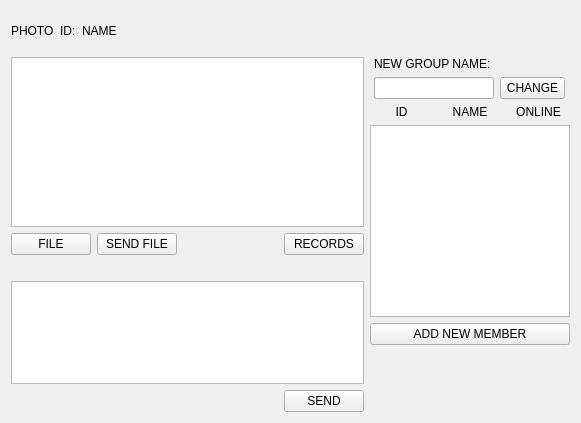
<?xml version="1.0" encoding="UTF-8"?>
<ui version="4.0">
 <class>group_chat</class>
 <widget class="QWidget" name="group_chat">
  <property name="geometry">
   <rect>
    <x>0</x>
    <y>0</y>
    <width>581</width>
    <height>423</height>
   </rect>
  </property>
  <property name="windowTitle">
   <string>group_chat</string>
  </property>
  <layout class="QHBoxLayout" name="horizontalLayout_13">
   <item>
    <layout class="QVBoxLayout" name="verticalLayout_3">
     <property name="sizeConstraint">
      <enum>QLayout::SetFixedSize</enum>
     </property>
     <item>
      <layout class="QHBoxLayout" name="horizontalLayout_10">
       <item>
        <layout class="QHBoxLayout" name="horizontalLayout_5">
         <item>
          <widget class="QLabel" name="photo">
           <property name="minimumSize">
            <size>
             <width>40</width>
             <height>40</height>
            </size>
           </property>
           <property name="text">
            <string>PHOTO</string>
           </property>
          </widget>
         </item>
         <item>
          <widget class="QLabel" name="id">
           <property name="text">
            <string>ID:</string>
           </property>
          </widget>
         </item>
         <item>
          <widget class="QLabel" name="name">
           <property name="text">
            <string>NAME</string>
           </property>
          </widget>
         </item>
         <item>
          <spacer name="horizontalSpacer_4">
           <property name="orientation">
            <enum>Qt::Horizontal</enum>
           </property>
           <property name="sizeHint" stdset="0">
            <size>
             <width>40</width>
             <height>20</height>
            </size>
           </property>
          </spacer>
         </item>
         <item>
          <spacer name="verticalSpacer_3">
           <property name="orientation">
            <enum>Qt::Vertical</enum>
           </property>
           <property name="sizeHint" stdset="0">
            <size>
             <width>20</width>
             <height>30</height>
            </size>
           </property>
          </spacer>
         </item>
        </layout>
       </item>
      </layout>
     </item>
     <item>
      <layout class="QHBoxLayout" name="hLayout">
       <item>
        <layout class="QVBoxLayout" name="vLayout1">
         <property name="leftMargin">
          <number>0</number>
         </property>
         <item>
          <layout class="QHBoxLayout" name="horizontalLayout_6">
           <item>
            <widget class="QTextBrowser" name="chat_browser">
             <property name="minimumSize">
              <size>
               <width>350</width>
               <height>170</height>
              </size>
             </property>
            </widget>
           </item>
          </layout>
         </item>
         <item>
          <layout class="QHBoxLayout" name="horizontalLayout_7">
           <item>
            <widget class="QPushButton" name="file">
             <property name="text">
              <string>FILE</string>
             </property>
            </widget>
           </item>
           <item>
            <widget class="QPushButton" name="sendfile">
             <property name="text">
              <string>SEND FILE</string>
             </property>
            </widget>
           </item>
           <item>
            <spacer name="horizontalSpacer_2">
             <property name="orientation">
              <enum>Qt::Horizontal</enum>
             </property>
             <property name="sizeHint" stdset="0">
              <size>
               <width>40</width>
               <height>20</height>
              </size>
             </property>
            </spacer>
           </item>
           <item>
            <widget class="QPushButton" name="records">
             <property name="text">
              <string>RECORDS</string>
             </property>
            </widget>
           </item>
          </layout>
         </item>
         <item>
          <widget class="QLabel" name="filename">
           <property name="text">
            <string/>
           </property>
          </widget>
         </item>
         <item>
          <layout class="QHBoxLayout" name="horizontalLayout_8">
           <item>
            <widget class="QTextEdit" name="textedit">
             <property name="minimumSize">
              <size>
               <width>0</width>
               <height>80</height>
              </size>
             </property>
            </widget>
           </item>
          </layout>
         </item>
         <item>
          <layout class="QHBoxLayout" name="horizontalLayout_9">
           <item>
            <spacer name="horizontalSpacer_3">
             <property name="orientation">
              <enum>Qt::Horizontal</enum>
             </property>
             <property name="sizeHint" stdset="0">
              <size>
               <width>40</width>
               <height>20</height>
              </size>
             </property>
            </spacer>
           </item>
           <item>
            <widget class="QPushButton" name="send">
             <property name="text">
              <string>SEND</string>
             </property>
            </widget>
           </item>
          </layout>
         </item>
        </layout>
       </item>
       <item>
        <layout class="QVBoxLayout" name="vLayout2" stretch="0,0,0,0,0,0">
         <property name="sizeConstraint">
          <enum>QLayout::SetFixedSize</enum>
         </property>
         <item>
          <layout class="QHBoxLayout" name="horizontalLayout_11">
           <item>
            <layout class="QVBoxLayout" name="verticalLayout_6">
             <item>
              <widget class="QLabel" name="label_4">
               <property name="maximumSize">
                <size>
                 <width>200</width>
                 <height>16777215</height>
                </size>
               </property>
               <property name="text">
                <string>NEW GROUP NAME:</string>
               </property>
              </widget>
             </item>
             <item>
              <layout class="QHBoxLayout" name="horizontalLayout">
               <item>
                <widget class="QLineEdit" name="lineedit">
                 <property name="minimumSize">
                  <size>
                   <width>120</width>
                   <height>0</height>
                  </size>
                 </property>
                 <property name="maximumSize">
                  <size>
                   <width>120</width>
                   <height>16777215</height>
                  </size>
                 </property>
                </widget>
               </item>
               <item>
                <widget class="QPushButton" name="change">
                 <property name="minimumSize">
                  <size>
                   <width>65</width>
                   <height>0</height>
                  </size>
                 </property>
                 <property name="maximumSize">
                  <size>
                   <width>65</width>
                   <height>16777215</height>
                  </size>
                 </property>
                 <property name="text">
                  <string>CHANGE</string>
                 </property>
                </widget>
               </item>
              </layout>
             </item>
            </layout>
           </item>
          </layout>
         </item>
         <item>
          <layout class="QHBoxLayout" name="horizontalLayout_2">
           <item>
            <widget class="QLabel" name="label">
             <property name="text">
              <string>ID</string>
             </property>
             <property name="alignment">
              <set>Qt::AlignCenter</set>
             </property>
            </widget>
           </item>
           <item>
            <widget class="QLabel" name="label_3">
             <property name="text">
              <string>NAME</string>
             </property>
             <property name="alignment">
              <set>Qt::AlignCenter</set>
             </property>
            </widget>
           </item>
           <item>
            <widget class="QLabel" name="label_2">
             <property name="text">
              <string>ONLINE</string>
             </property>
             <property name="alignment">
              <set>Qt::AlignCenter</set>
             </property>
            </widget>
           </item>
          </layout>
         </item>
         <item>
          <widget class="QTextBrowser" name="member_browser">
           <property name="minimumSize">
            <size>
             <width>200</width>
             <height>180</height>
            </size>
           </property>
           <property name="maximumSize">
            <size>
             <width>200</width>
             <height>16666</height>
            </size>
           </property>
          </widget>
         </item>
         <item>
          <layout class="QHBoxLayout" name="horizontalLayout_3"/>
         </item>
         <item>
          <layout class="QHBoxLayout" name="horizontalLayout_4">
           <item>
            <widget class="QPushButton" name="addnew">
             <property name="maximumSize">
              <size>
               <width>200</width>
               <height>16777215</height>
              </size>
             </property>
             <property name="text">
              <string>ADD NEW MEMBER</string>
             </property>
            </widget>
           </item>
          </layout>
         </item>
         <item>
          <spacer name="verticalSpacer_2">
           <property name="orientation">
            <enum>Qt::Vertical</enum>
           </property>
           <property name="sizeHint" stdset="0">
            <size>
             <width>20</width>
             <height>40</height>
            </size>
           </property>
          </spacer>
         </item>
        </layout>
       </item>
      </layout>
     </item>
    </layout>
   </item>
  </layout>
 </widget>
 <resources/>
 <connections/>
</ui>
